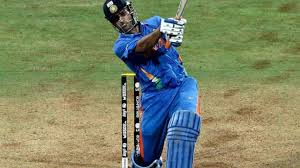
#> input picture image_converter/image/msd.jpg, 300 x 168 px
$ python images.py
#> lines starting #> are read from the running program, lines starting #| are printed output that depends on the picture
from PIL import Image

img = Image.open('./image/msd.jpg')
#> img is the input picture: PIL image 300x168 RGB; mean R, G, B 124.8, 133.4, 102.7

filter_image = img.convert('L')
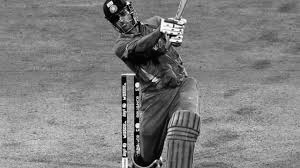
#> filter_image: PIL image 300x168 L; min 0, max 255, mean 127.3

filter_image.save('filter.png', 'png')


print(img.format)
#| JPEG
